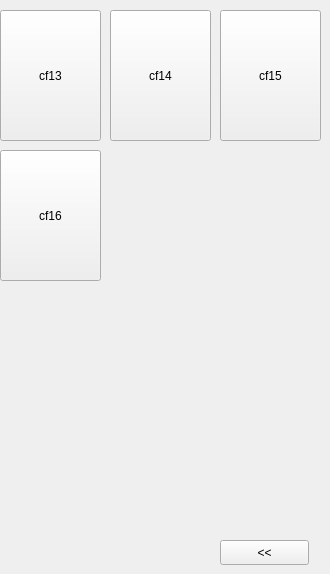
       <widget class="QWidget" name="page_21">
        <widget class="QPushButton" name="btn_cf14">
         <property name="geometry">
          <rect>
           <x>110</x>
           <y>10</y>
           <width>101</width>
           <height>131</height>
          </rect>
         </property>
         <property name="text">
          <string>cf14</string>
         </property>
        </widget>
        <widget class="QPushButton" name="btn_cf16">
         <property name="geometry">
          <rect>
           <x>0</x>
           <y>150</y>
           <width>101</width>
           <height>131</height>
          </rect>
         </property>
         <property name="text">
          <string>cf16</string>
         </property>
        </widget>
        <widget class="QPushButton" name="btn_cf15">
         <property name="geometry">
          <rect>
           <x>220</x>
           <y>10</y>
           <width>101</width>
           <height>131</height>
          </rect>
         </property>
         <property name="text">
          <string>cf15</string>
         </property>
        </widget>
        <widget class="QPushButton" name="btn_cf13">
         <property name="geometry">
          <rect>
           <x>0</x>
           <y>10</y>
           <width>101</width>
           <height>131</height>
          </rect>
         </property>
         <property name="text">
          <string>cf13</string>
         </property>
        </widget>
        <widget class="QPushButton" name="btn_coffeepv">
         <property name="geometry">
          <rect>
           <x>220</x>
           <y>540</y>
           <width>89</width>
           <height>25</height>
          </rect>
         </property>
         <property name="text">
          <string>&lt;&lt;</string>
         </property>
        </widget>
       </widget>
